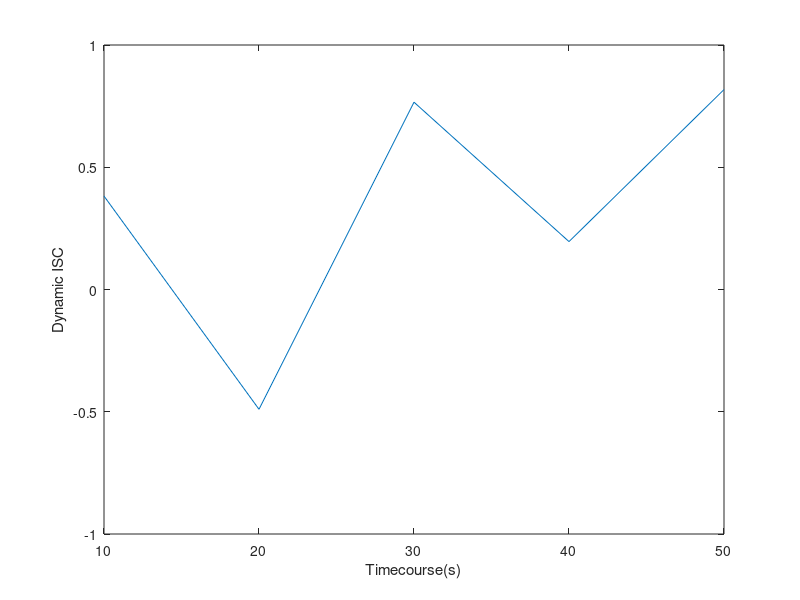

Here is the MATLAB script that generated this plot: (Note: this script raises an error after producing the figure.)
clear all

%lab 6 ISC
%load file (create toy dataset)
n = 20;
r = 5;
t = 50;
s = 2;
behavior = rand([n,n]);
roi_data = rand([n,r,t,s]);
%% Script settings:
temporal = 1;
dynamic = 1;
spatial = 1;
intra_sub = 1;
ISFC = 1;
behave_isc = 1;
%% 1.Temporal ISC

%% do pairwise temporal ISC
if temporal

pairwise_temporal_ISC = zeros([n,n,r]);
%average across timeseries
mean_tseries = mean(roi_data,4);

%do correlation
for i=1:n
    for j=1:n
        for x=1:r
            pairwise_temporal_ISC(i,j,x)= corr(squeeze(mean_tseries(i,x,:)),squeeze(mean_tseries(j,x,:)));
        end
    end
end

%% do leave-one-out ISC
loo_temporal_ISC =zeros([n,r]);

for i=1:n
    for x=1:r
        %leave one out (the sub itself)
        mean_tseries2 = mean_tseries
        mean_tseries2(i,:,:)=[]; 
        loo_temporal_ISC(i,x)= corr(squeeze(mean_tseries(i,x,:)), squeeze(mean(mean_tseries2(:,x,:))));
    end
end
end
%% Dynamic ISC
if dynamic
%window size and step size
wins = 10;
step = 10;
w = (t-wins)/step+1
%create dynamic_ISC
loo_dynamic_ISC= zeros([n,r,w]);

for i=1:n
    for x=1:r
        for y = 1:w
        %leave one out
        mean_tseries3 = mean_tseries
        mean_tseries3(i,:,:)=[];
        loo_dynamic_ISC(i,x,y)= corr(squeeze(mean_tseries(i,x,(y-1)*w+1:y*w)),squeeze(mean(mean_tseries3(:,x,(y-1)*w+1:y*w))));
        end
    end
end

figure
plot(10:10:50,squeeze(loo_dynamic_ISC(4,2,:)))
xlabel('Timecourse(s)')
ylabel('Dynamic ISC')

end
%% (3) Spatial ISC
if spatial

loo_spatial_ISC = zeros([n,1]);

for i=1:n
        mean_tseries4  = mean_tseries;
        mean_tseries4(i,:,:)=[]; 
        loo_spatial_ISC(i)= corr(mean(mean_tseries(i,:,:),3)',mean(mean(mean_tseries4(:,:,:),3))') ;
end
end
%% Intra-subject correlation
if intra_sub
intrasubject_temporal_ISC = zeros([n,r]);
for i=1:n
    for j=1:r
        intrasubject_temporal_ISC(i,j)= corr(squeeze(roi_data(i,j,:,1)),squeeze(roi_data(i,j,:,2))) ;
    end
end
end
%% Inter-subject functional connectivity
% leave one out ISC
if ISFC
loo_ISFC =zeros([n,r,r]);
for i=1:n
    for x=1:r
        for y=1:r
            mean_tseries5  = mean_tseries;
            mean_tseries5(i,:,:)=[]; 
            loo_ISFC(i,x,y)= corr(squeeze(mean_tseries(i,x,:)), squeeze(mean(mean_tseries5(:,y,:))));
        end
    end
end
end
%% Inter-subject similarity to behavior
if behave_isc
behavioral_similarity = zeros([n,n]);

for x=1:n
    for y=1:n
        behavioral_similarity(x,y) = sum(behavior(x,:)-behavior(y,:).^2);
    end
end

roi_sim = zeros(5,1);
pvalue = zeros(5,1);
%behavioral similarity convert matrix 
matrix_be = ones(size(behavioral_similarity,1));
matrix_half = tril(matrix_be,-1);
sum_vector = behavioral_similarity(:);
behavioral_similarity  = sum_vector(matrix_half(:)>0);

for i=1:r

    [roi_sim(i),pvalue(i)]=corr(behavioral_similarity,shape(squeeze(pairwise_temporal_ISC(:,:,i))));
end

end
%the hypothesis should be that the ISC and behavioral response are not
%correlated since the data are all random numbers

%I correlate the ISC and similarity between behavioral response for each
%roi

%result
% there is no correlation for the behavioral similarity to ISC
% p values are larger than 0.05

function [output] = shape(input)
matrix_be2 = ones(size(input,1));
matrix_half2 = tril(matrix_be2,-1);
sum_vector2 = input(:);
output  = sum_vector2(matrix_half2(:)>0);
end
